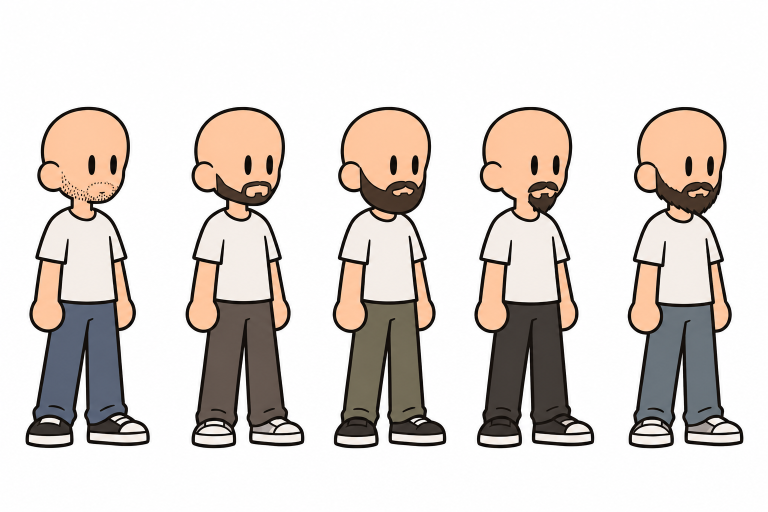
#> input picture reference/barbe.webp, 1536 x 1024 px, found by its file name (shown at 1/2 size)
$ python trace_beards.py reference/barbe.webp --out src/human/beards
#> lines starting #> are read from the running program, lines starting #| are printed output that depends on the picture; after the words box and inside, x2 and y2 are one past the last pixel; in counts of white or black regions, pixels touching at a corner belong together
### tools/lib/sheet.py
"""Foglio di riferimento: immagine con più figure affiancate su sfondo chiaro."""
import numpy as np
from PIL import Image


class Sheet:
    def __init__(self, path):
#> called with path = 'reference/barbe.webp'
        self.path = path
        self.rgb = np.asarray(Image.open(path).convert('RGB')).astype(np.float32)
        self.lum = 0.299 * self.rgb[..., 0] + 0.587 * self.rgb[..., 1] + 0.114 * self.rgb[..., 2]
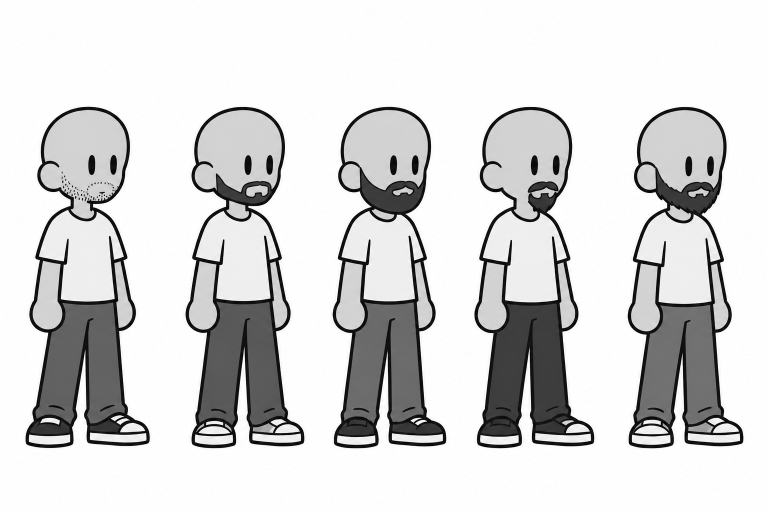
#> self.lum: shape (1024, 1536) float32 (shown at 1/2 size); min 0, max 255, mean 214.9

    def figures(self, thresh=235, gap=12, margin=10):
        """Riquadri (x0, y0, x1, y1) delle figure, da sinistra a destra: colonne di pixel non di sfondo
        separate da più di `gap` pixel vuoti, con un margine attorno."""
#> called with thresh = 235, gap = 12, margin = 10
        fg = self.lum < thresh
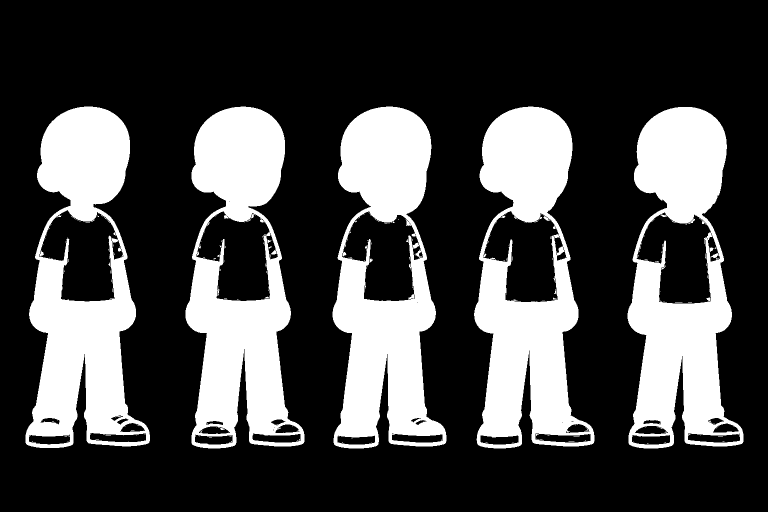
#> fg: shape (1024, 1536) bool (shown at 1/2 size); 27.8% white; 197 white regions (191 under 20 px), largest, box (x1, y1, x2, y2) and area: (51, 213, 300, 896) 88340, (665, 213, 893, 897) 88041, (948, 213, 1189, 897) 87456, (371, 213, 609, 897) 86734, (1255, 214, 1487, 897) 86446, (730, 491, 734, 503) 23
        cols = np.where(fg.any(axis=0))[0]
#> cols = 1188 values from 51 to 1486
        groups, start, prev = [], cols[0], cols[0]
#> groups = []; start = 51; prev = 51
#> (the rest of the program and of its run is left out)
